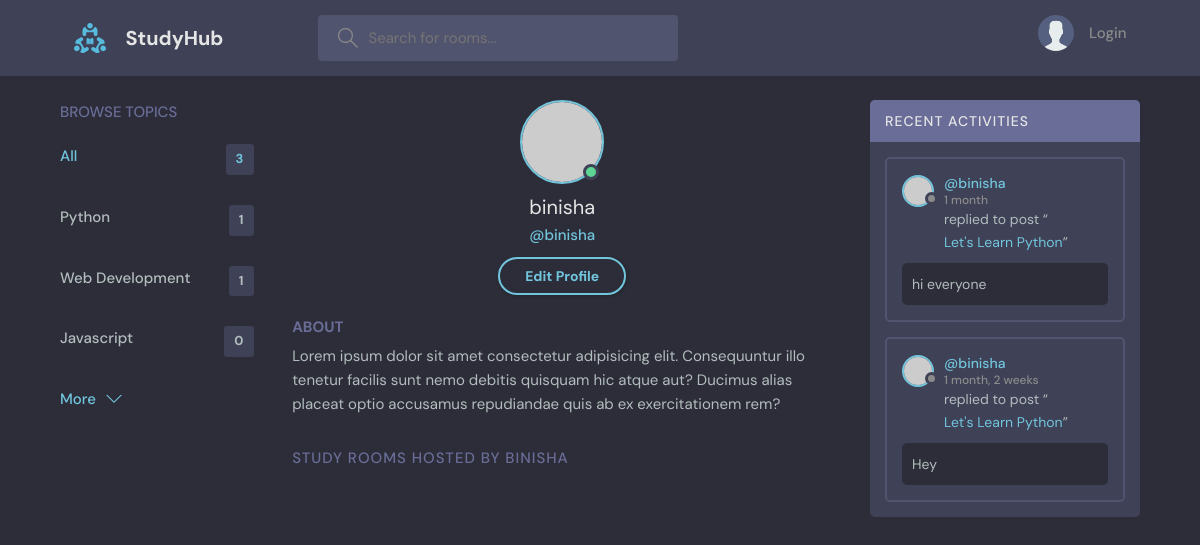
/profile/2/, run on an earlier commit of the app's database.
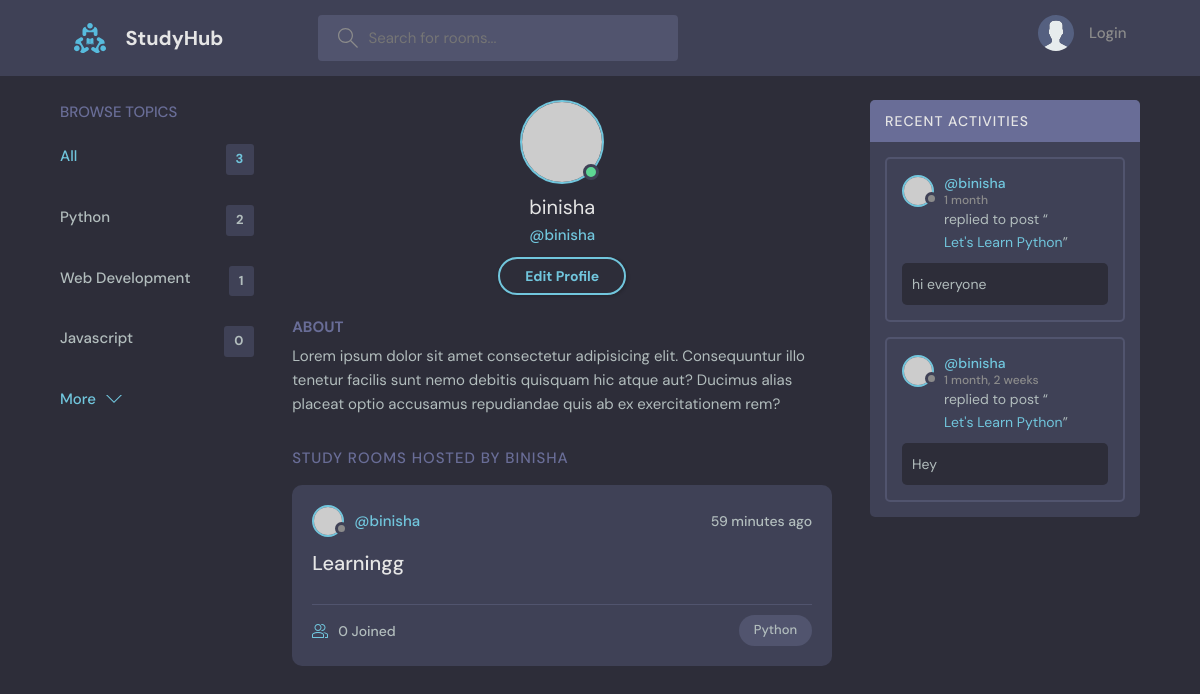
And on a later commit of the database.
### base/models.py (models this page shows, shortened)
class Topic(models.Model):
    name = models.CharField(max_length=200)

class Message(models.Model):
    user = models.ForeignKey(User, on_delete=models.CASCADE)
    room = models.ForeignKey(Room, on_delete=models.CASCADE)
    body = models.TextField()
    updated = models.DateTimeField(auto_now=True)
    created = models.DateTimeField(auto_now_add=True)
    class Meta:
        ordering = ['-updated', '-created']

class Room(models.Model):
    host = models.ForeignKey(User, on_delete=models.SET_NULL, null=True)
    topic = models.ForeignKey(Topic, on_delete=models.SET_NULL, null=True)
    name = models.CharField(max_length=200)
    description = models.TextField(null=True, blank=True)
    participants = models.ManyToManyField(User, related_name='participants', blank=True)
    updated = models.DateTimeField(auto_now=True)
    created = models.DateTimeField(auto_now_add=True)
    class Meta:
        ordering = ['-updated', '-created']
    def __str__(self):
        return self.name

### base/views.py (the view)
# urls.py: path('profile/<str:pk>/', views.user_profile, name="user-profile"),
def user_profile(request, pk):
    user = User.objects.get(id=pk)
    rooms = user.room_set.all()
    room_messages = user.message_set.all()
    topics = Topic.objects.all()
    context = {'user': user, 'rooms':rooms, 'room_messages': room_messages, 'topics': topics}
    return render(request, 'base/profile.html', context)

### base/templates/base/profile.html
{% extends 'main.html' %}
{% block content %}
  <main class="profile-page layout layout--3">
    <div class="container">
      {% include 'base/topics_component.html' %}
      <div class="roomList">
        <div class="profile">
          <div class="profile__avatar">
            <div class="avatar avatar--large active">
              <img src="https://randomuser.me/api/portraits/men/11.jpg" />
            </div>
          </div>
          <div class="profile__info">
            <h3>{{user.username}}</h3>
            <p>@{{user.username}}</p>
            <a href="edit-user.html" class="btn btn--main btn--pill">Edit Profile</a>
          </div>
          <div class="profile__about">
            <h3>About</h3>
            <p>
              Lorem ipsum dolor sit amet consectetur adipisicing elit. Consequuntur illo tenetur
              facilis sunt nemo debitis quisquam hic atque aut? Ducimus alias placeat optio
              accusamus repudiandae quis ab ex exercitationem rem?
            </p>
          </div>
        </div>
        <div class="roomList__header">
          <div>
            <h2>Study Rooms Hosted by {{user.username}}</a>
            </h2>
          </div>
        </div>
        {% include 'base/feed_component.html' %}
      </div>
      {% include 'base/activity_component.html' %}
    </div>
  </main>
{% endblock content %}

### templates/main.html (shortened to what this page needs)
<!DOCTYPE html>
{% load static %}
<html lang="en">
<head>
    <link rel="stylesheet" href="{% static 'styles/style.css' %}" />
</head>
<body>
    {% include 'navbar.html' %}
    {% block content %}
    {% endblock %}
</body>
</html>

### templates/navbar.html (shortened to what this page needs)
{% load static %}
<header class="header header--loggedIn">
    <div class="container">
        <a href="{% url 'home' %}" class="header__logo">
            <img src="{% static 'images/logo.svg' %}" />
            <h1>StudyHub</h1>
        </a>
        <form class="header__search" method="GET" action="{% url 'home' %}">
            <label>
                <input name="q" placeholder="Search for rooms..." />
            </label>
        </form>
        <nav class="header__menu">
            {% if request.user.is_authenticated %}
            <div class="header__user">
                <a href="profile.html">
                    <div class="avatar avatar--medium active">
                        <img src="https://randomuser.me/api/portraits/men/37.jpg" />
                    </div>
                    <p>{{request.user.username}} <span>@{{request.user.username}}</span></p>
                </a>
                <button class="dropdown-button">
                    <svg version="1.1" xmlns="http://www.w3.org/2000/svg" width="32" height="32" viewBox="0 0 32 32">
                        <title>chevron-down</title>
                        <path d="M16 21l-13-13h-3l16 16 16-16h-3l-13 13z"></path>
                    </svg>
                </button>
            </div>
            {% else %}
            <a href="{% url 'login' %}">
                <img src="{% static 'images/avatar.svg' %}" />
                <p>Login</p>
            </a>
            {% endif %}
        </nav>
    </div>
</header>

### base/templates/base/topics_component.html
<div class="topics">
    <div class="topics__header">
        <h2>Browse Topics</h2>
    </div>
    <ul class="topics__list">
        <li>
            <a href="/" class="active">All <span>{{topics.count}}</span></a>
        </li>
        {% for topic in topics %}
        <li>
            <a href="{% url 'home' %}?q={{topic.name}}">{{topic.name}} <span>{{topic.room_set.all.count}}</span></a>
        </li>
        {% endfor %}
    </ul>
    <a class="btn btn--link" href="topics.html">
        More
        <svg version="1.1" xmlns="http://www.w3.org/2000/svg" width="32" height="32" viewBox="0 0 32 32">
            <title>chevron-down</title>
            <path d="M16 21l-13-13h-3l16 16 16-16h-3l-13 13z"></path>
        </svg>
    </a>
</div>

### base/templates/base/feed_component.html (shortened to what this page needs)
{% for room in rooms%}
<div class="roomListRoom">
    <div class="roomListRoom__header">
        <a href="{% url 'user-profile' room.host.id %}" class="roomListRoom__author">
            <div class="avatar avatar--small">
                <img src="https://randomuser.me/api/portraits/women/11.jpg" />
            </div>
            <span>@{{room.host.username}}</span>
        </a>
        <div class="roomListRoom__actions">
            <span>{{room.created|timesince}} ago</span>
        </div>
    </div>
    <div class="roomListRoom__content">
        <a href="{% url 'room' room.id %}">{{room.name}}</a>
    </div>
    <div class="roomListRoom__meta">
        <a href="{% url 'room' room.id %}" class="roomListRoom__joined">
            {{room.participants.all.count}} Joined
        </a>
        <p class="roomListRoom__topic">{{room.topic.name}}</p>
    </div>
</div>
{% endfor%}

### base/templates/base/activity_component.html (shortened to what this page needs)
<div class="activities">
    <div class="activities__header">
        <h2>Recent Activities</h2>
    </div>
    {% for message in room_messages %}
    <div class="activities__box">
        <div class="activities__boxHeader roomListRoom__header">
            <a href="{% url 'user-profile' message.user.id %}" class="roomListRoom__author">
                <div class="avatar avatar--small">
                    <img src="https://randomuser.me/api/portraits/women/11.jpg" />
                </div>
                <p>
                    @{{message.user}}
                    <span>{{message.created|timesince}}</span>
                </p>
            </a>
        </div>
        <div class="activities__boxContent">
            <p>replied to post “<a href="{% url 'room' message.room.id %}">{{message.room}}</a>”</p>
            <div class="activities__boxRoomContent">
               {{message.body}}
            </div>
        </div>
    </div>
    {% endfor %}
</div>

What changed in the data, as far as the page shows it:
computed for Topic "Python": room_set.all.count "1" → "2"
added Room: host.username "binisha", created "59 minutes", name "Learningg", participants.all.count "0", topic.name "Python"
